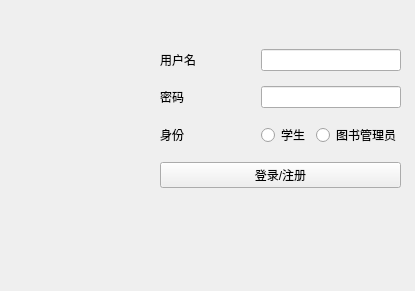
<?xml version="1.0" encoding="UTF-8"?>
<ui version="4.0">
 <class>loginUI</class>
 <widget class="QWidget" name="loginUI">
  <property name="geometry">
   <rect>
    <x>0</x>
    <y>0</y>
    <width>415</width>
    <height>291</height>
   </rect>
  </property>
  <property name="windowTitle">
   <string>摇曳花蜜的午后的图书管理系统</string>
  </property>
  <property name="windowIcon">
   <iconset resource="apprcc.qrc">
    <normaloff>:/pic/images/login icon.ico</normaloff>:/pic/images/login icon.ico</iconset>
  </property>
  <widget class="QWidget" name="layoutWidget">
   <property name="geometry">
    <rect>
     <x>160</x>
     <y>40</y>
     <width>241</width>
     <height>161</height>
    </rect>
   </property>
   <layout class="QGridLayout" name="gridLayout">
    <item row="1" column="3" colspan="2">
     <widget class="QLineEdit" name="password_ld">
      <property name="echoMode">
       <enum>QLineEdit::Password</enum>
      </property>
     </widget>
    </item>
    <item row="0" column="0">
     <widget class="QLabel" name="user_lb">
      <property name="text">
       <string>用户名</string>
      </property>
     </widget>
    </item>
    <item row="1" column="1" colspan="2">
     <spacer name="horizontalSpacer_2">
      <property name="orientation">
       <enum>Qt::Horizontal</enum>
      </property>
      <property name="sizeHint" stdset="0">
       <size>
        <width>28</width>
        <height>20</height>
       </size>
      </property>
     </spacer>
    </item>
    <item row="0" column="3" colspan="2">
     <widget class="QLineEdit" name="user_ld"/>
    </item>
    <item row="1" column="0">
     <widget class="QLabel" name="password_lb">
      <property name="text">
       <string>密码</string>
      </property>
     </widget>
    </item>
    <item row="2" column="1" colspan="2">
     <spacer name="horizontalSpacer_3">
      <property name="orientation">
       <enum>Qt::Horizontal</enum>
      </property>
      <property name="sizeHint" stdset="0">
       <size>
        <width>18</width>
        <height>20</height>
       </size>
      </property>
     </spacer>
    </item>
    <item row="2" column="0">
     <widget class="QLabel" name="identity_lb">
      <property name="text">
       <string>身份</string>
      </property>
     </widget>
    </item>
    <item row="2" column="3">
     <widget class="QRadioButton" name="student_rb">
      <property name="text">
       <string>学生</string>
      </property>
     </widget>
    </item>
    <item row="2" column="4">
     <widget class="QRadioButton" name="librarian_rb">
      <property name="text">
       <string>图书管理员</string>
      </property>
     </widget>
    </item>
    <item row="5" column="0" colspan="5">
     <widget class="QPushButton" name="login_btn">
      <property name="styleSheet">
       <string notr="true"/>
      </property>
      <property name="text">
       <string>登录/注册</string>
      </property>
      <property name="icon">
       <iconset resource="apprcc.qrc">
        <normaloff>:/pic/images/login button.ico</normaloff>:/pic/images/login button.ico</iconset>
      </property>
     </widget>
    </item>
    <item row="0" column="1">
     <spacer name="horizontalSpacer">
      <property name="orientation">
       <enum>Qt::Horizontal</enum>
      </property>
      <property name="sizeHint" stdset="0">
       <size>
        <width>28</width>
        <height>20</height>
       </size>
      </property>
     </spacer>
    </item>
   </layout>
   <zorder>password_ld</zorder>
   <zorder>user_ld</zorder>
   <zorder>password_lb</zorder>
   <zorder>login_btn</zorder>
   <zorder>horizontalSpacer_3</zorder>
   <zorder>identity_lb</zorder>
   <zorder>student_rb</zorder>
   <zorder>librarian_rb</zorder>
   <zorder>user_lb</zorder>
  </widget>
 </widget>
 <resources>
  <include location="apprcc.qrc"/>
 </resources>
 <connections/>
</ui>
